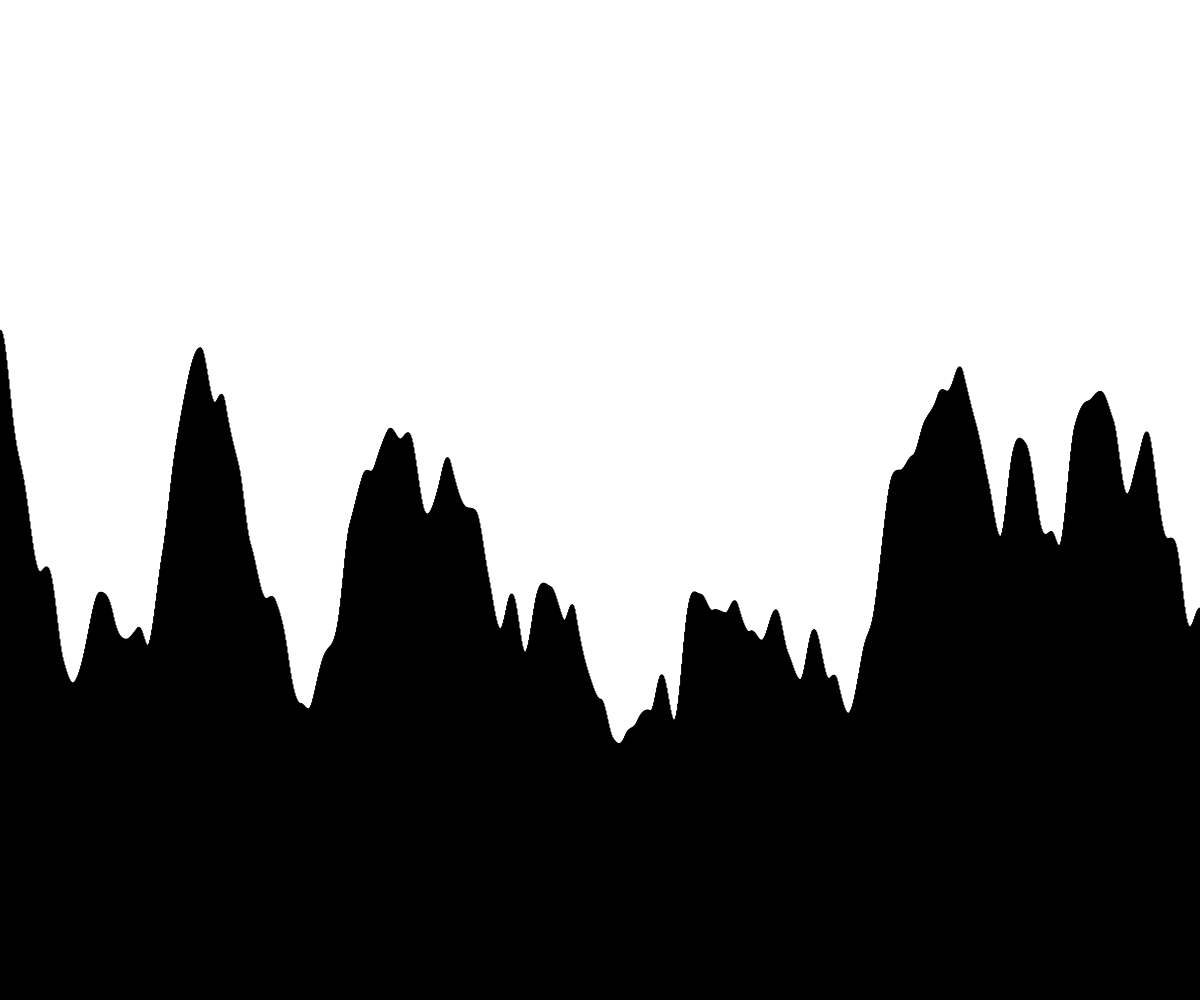
Frame 1 (no input)
Frame 60 (no input): identical to frame 1, image omitted
Frame 120 (the mouse pressed at the canvas centre since frame 60): identical to frame 1, image omitted

The p5.js sketch that drew this single still picture (run headless with seeded random() and noise() and a simulated clock; from frame 60 on, the mouse is pressed at the canvas centre):

// p5.js sketch
// ── sketch.js
// Terrain Demo
// Asir Ratnani
// October 18, 2018
//
// Extra for Experts:
// - describe what you did to take this project "above and beyond"


let numberOfRects;
let rectWidth;
let time = 0;
let rects = [];


function setup() {
  createCanvas(windowWidth, windowHeight);
  numberOfRects = width;
  rectWidth = width / numberOfRects;
  generateRectangles();

}

function draw() {
  background(255);
  fill(0);
  displayRects();
}

function displayRects() {
  for (let i=0; i < rects.length; i++) {
    rect(rects[i].x,rects[i].y,rects[i].width,rects[i].height)
  }
}

function generateRectangles(){
  for (let i = 0; i < numberOfRects; i++){
    let rectHeight = noise(time) * height;
    let someRect = {
      x: i * rectWidth,
      y: height - rectHeight,
      width: rectWidth,
      height: rectHeight,
    };
    rects.push(someRect);
    time += 0.01;
  }
}
